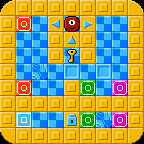

Tiled map render using the project's own tile images. Description and the whole map definition, tile-layer contents included, below:
An orthogonal 9x9 tile map with 16x16 px tiles, 3 tile layers (floor, walls, items).

<map version="1.10" tiledversion="1.11.0" orientation="orthogonal" renderorder="left-up" width="9" height="9" tilewidth="16" tileheight="16" infinite="0" nextlayerid="4" nextobjectid="1">
 <editorsettings>
  <export target="../game/levels/level36.lua" format="lua" />
 </editorsettings>
 <properties>
  <property name="moves" type="int" value="9" />
  <property name="name" value="LEFT OR RIGHT?" />
 </properties>
 <tileset firstgid="1" source="tiles.tsx" />
 <layer id="1" name="floor" width="9" height="9">
  <data encoding="csv">
0,0,0,0,0,0,0,0,0,
0,52,52,52,52,52,52,52,0,
0,52,52,0,52,0,52,52,0,
0,52,52,0,52,0,52,52,0,
0,52,88,52,88,52,88,52,0,
0,52,52,52,52,52,52,52,0,
0,0,0,0,0,0,0,0,0,
0,52,52,52,52,52,52,52,0,
0,0,0,0,0,0,0,0,0
</data>
 </layer>
 <layer id="2" name="walls" width="9" height="9">
  <data encoding="csv">
89,51,51,51,51,51,51,51,90,
51,0,0,0,0,0,0,0,51,
51,0,0,51,0,51,0,0,51,
51,0,0,51,0,51,0,0,51,
51,0,0,0,0,0,0,0,51,
51,0,0,0,51,0,0,0,51,
51,51,51,51,51,51,51,51,51,
51,0,0,0,0,0,0,0,51,
91,51,51,51,51,51,51,51,92
</data>
 </layer>
 <layer id="3" name="items" width="9" height="9">
  <data encoding="csv">
0,0,0,0,0,0,0,0,0,
0,9,0,3,2,4,0,0,0,
0,0,0,0,5,0,0,0,0,
0,0,0,0,12,0,0,0,0,
0,0,14,0,11,0,11,0,0,
0,9,0,0,0,7,0,8,0,
0,0,0,0,0,0,0,0,0,
0,1,0,0,13,7,14,8,0,
0,0,0,0,0,0,0,0,0
</data>
 </layer>
</map>
